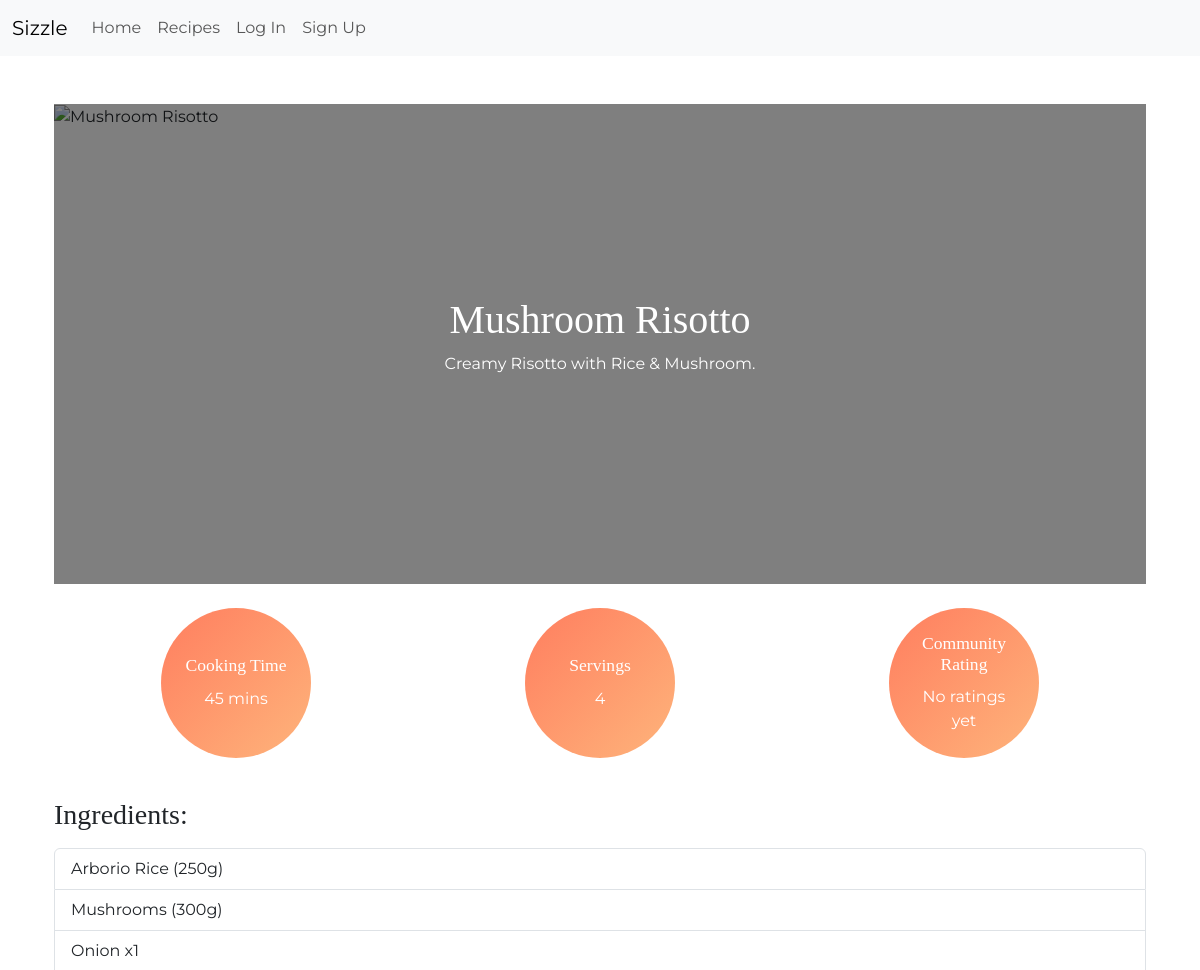
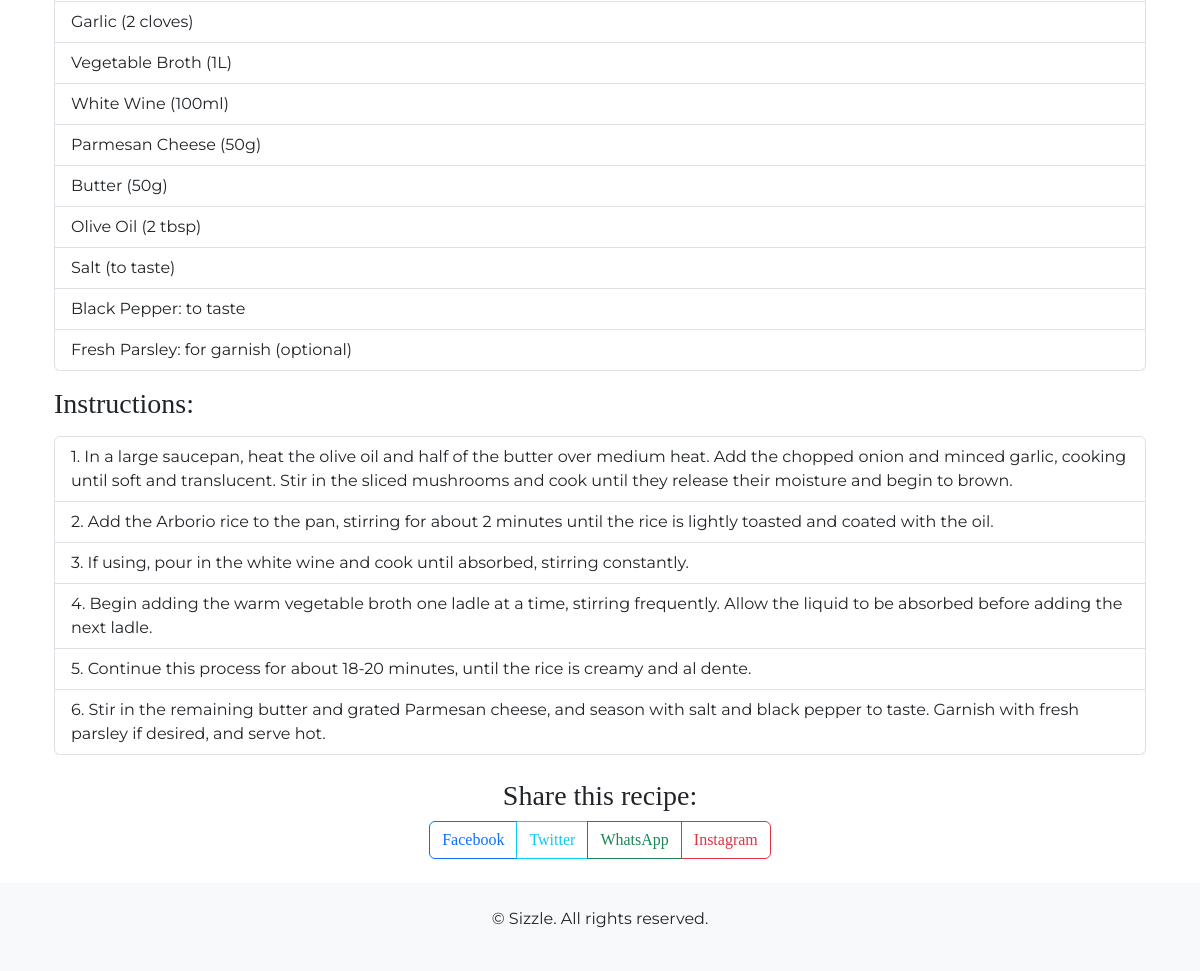
Page /recipe/mushroom-risotto-16f055/ on the committed database (2 pictures, top to bottom).
### recipes/models.py (models this page shows, shortened)
class Recipe(models.Model):
    title = models.CharField(max_length=40)
    slug = models.SlugField(max_length=35, unique=True)
    author = models.ForeignKey(User, on_delete=models.CASCADE, related_name="user_recipes")
    featured_image = CloudinaryField('image')
    description = models.TextField(max_length=45)
    ingredients = models.TextField(null=True, blank=True)
    instructions = models.TextField()
    cooking_time = models.IntegerField()
    servings = models.IntegerField()
    created_on = models.DateTimeField(auto_now_add=True)
    average_rating = models.FloatField(default=0)
    class Meta:
        ordering = ['-created_on']

### recipes/views.py (the view)
# urls.py: path('recipe/<slug:slug>/', views.recipe_detail, name='recipe_detail'), # Recipe detail page
def recipe_detail(request, slug):
    recipe = get_object_or_404(Recipe, slug=slug)
    existing_rating = None
    if request.user.is_authenticated:
        existing_rating = recipe.ratings.filter(user=request.user).first()
    if request.method == 'POST':
        if request.user.is_authenticated:
            rating_form = RatingForm(request.POST)
            if rating_form.is_valid():
                if existing_rating:
                    existing_rating.score = rating_form.cleaned_data['score']
                    existing_rating.save()
                    messages.success(request, 'Your rating has been updated!')
                else:
                    rating = rating_form.save(commit=False)
                    rating.recipe = recipe
                    rating.user = request.user
                    rating.save()
                    messages.success(request, 'Your rating has been submitted!')
                recipe.update_average_rating()
                return redirect('recipe_detail', slug=slug)
            else:
                messages.error(request, 'Please correct the errors below.')
        else:
            messages.error(request, 'You need to be logged in to rate this recipe.')
            rating_form = RatingForm()
    else:
        rating_form = RatingForm()
    return render(request, 'recipes/recipe_detail.html', {
        'recipe': recipe,
        'rating_form': rating_form,
        'existing_rating': existing_rating,
    })

### templates/recipes/recipe_detail.html (shortened to what this page needs)
{% extends 'base.html' %}
{% load custom_filters %}
{% block content %}
<div class="container mt-5">
    {% if recipe.featured_image %}
    <div class="hero-container mb-4">
        <img src="{{ recipe.featured_image.url }}" alt="{{ recipe.title }}" class="hero-image">
        <div class="hero-overlay">
            <div class="hero-text">
                <h1>{{ recipe.title }}</h1>
                <p>{{ recipe.description }}</p>
            </div>
        </div>
    </div>
    {% endif %}
    <div class="container mt-4">
        <div class="row text-center">
            <div class="col-12 col-md-4 mb-3">
                <div class="info-circle d-flex justify-content-center align-items-center mx-auto">
                    <div>
                        <h4>Cooking Time</h4>
                        <p>{{ recipe.cooking_time }} mins</p>
                    </div>
                </div>
            </div>
            <div class="col-12 col-md-4 mb-3">
                <div class="info-circle d-flex justify-content-center align-items-center mx-auto">
                    <div>
                        <h4>Servings</h4>
                        <p>{{ recipe.servings }}</p>
                    </div>
                </div>
            </div>
            <div class="col-12 col-md-4 mb-3">
                <div class="info-circle d-flex justify-content-center align-items-center mx-auto">
                    <div>
                        <h4>Community Rating</h4>
                        {% if recipe.average_rating %}
                        <p>{{ recipe.average_rating|floatformat:1 }} / 5</p>
                        {% else %}
                        <p>No ratings yet</p>
                        {% endif %}
                    </div>
                </div>
            </div>
        </div>
    </div>
    <div class="recipe-details my-4">
        <h3 class="my-2">Ingredients:</h3>
        <ul class="list-group my-3">
            {% for ingredient in recipe.ingredients.splitlines %}
            <li class="list-group-item">{{ ingredient }}</li>
            {% endfor %}
        </ul>
        <h3 class="my-2">Instructions:</h3>
        <ol class="list-group my-3">
            {% for instruction in recipe.instructions.splitlines %}
            <li class="list-group-item">{{ instruction }}</li>
            {% endfor %}
        </ol>
<div class="social-share text-center mt-4">
    <h3 class="my-2">Share this recipe:</h3>
    <div class="btn-group" role="group" aria-label="Social Media Share Buttons">
        <a href="https://www.facebook.com/sharer/sharer.php?u={{ request.build_absolute_uri }}" target="_blank"
            class="btn btn-outline-primary">Facebook</a>
        <a href="https://twitter.com/intent/tweet?text={{ recipe.title }}&url={{ request.build_absolute_uri }}"
            target="_blank" class="btn btn-outline-info">Twitter</a>
        <a href="https://api.whatsapp.com/send?text={{ recipe.title }} {{ request.build_absolute_uri }}"
            target="_blank" class="btn btn-outline-success">WhatsApp</a>
        <button class="btn btn-outline-danger" data-bs-toggle="modal" data-bs-target="#instagramModal">Instagram</button>
    </div>
</div>
{% endblock %}

### assets/css/style.css (style rules this page uses)
h1, h2, h3, h4, h5, .btn { font-family: 'Playfair Display', serif; }
body, p { font-family: 'Montserrat', sans-serif; }
.hero-container { position: relative; height: 60vh; overflow: hidden; }
.hero-image { width: 100%; height: 100%; object-fit: cover; }
.hero-overlay { position: absolute; top: 0; left: 0; right: 0; bottom: 0; background: rgba(0, 0, 0, 0.5); display: flex; justify-content: center; align-items: center; color: white; }
.hero-text { text-align: center; }
.info-circle { width: 150px; height: 150px; border-radius: 50%; background: linear-gradient(135deg, #ff7e5f, #feb47b); padding: 20px; text-align: center; }
.info-circle h4 { font-size: 1.1rem; margin-bottom: 10px; color: white; }
.info-circle p { margin-bottom: 0; color: white; }

### rows in the picture
Recipe: title "Mushroom Risotto", description "Creamy Risotto with Rice & Mushroom.", cooking_time "45", servings "4"

### other values in the picture
{{ ingredient }} "Arborio Rice (250g)" "Mushrooms (300g)" "Onion x1" "Garlic (2 cloves)" "Vegetable Broth (1L)" "White Wine (100ml)" "Parmesan Cheese (50g)" "Butter (50g)" "Olive Oil (2 tbsp)" "Salt (to taste)" "Black Pepper: to taste" "Fresh Parsley: for garnish (optional)"
{{ instruction }} "2. Add the Arborio rice to the pan, stirring for about 2 minutes until the rice is lightly toasted and coated with the oil." "3. If using, pour in the white wine and cook until absorbed, stirring constantly." "4. Begin adding the warm vegetable broth one ladle at a time, stirring frequently. Allow the liquid to be absorbed before adding the next ladle." "5. Continue this process for about 18-20 minutes, until the rice is creamy and al dente." "6. Stir in the remaining butter and grated Parmesan cheese, and season with salt and black pepper to taste. Garnish with fresh parsley if desired, and serve hot."
